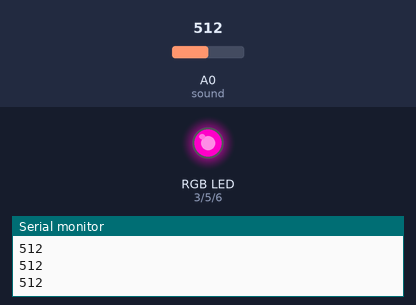
Bench run of a sketch on a simulated Arduino Uno, built with avr-gcc and run on an emulated ATmega328P. On the bench: an RGB LED mixed from three pins (HIGH = lit), the last lines printed to the serial monitor. The inputs (shaded band) are chosen by the test bench; at power-on: A0 (sound) = 512.

Above: at 1.2 s.
1.3 s: A0 (sound) set to 54
2.8 s: A0 (sound) set to 44
At 3.3 s:
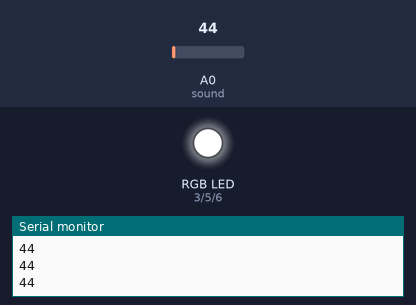
Timing chart, 0 to 5.8 s (numbered marks = the images above; inputs shaded):
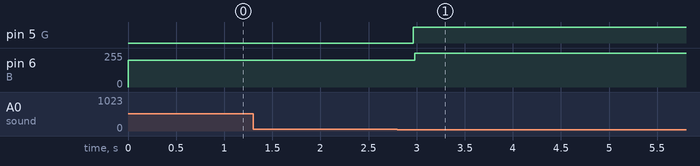

The sketch:

Bass.ino
```cpp
int sound = A0;

int R = 3, r = 0;
int G = 5, g = 0;
int B = 6, b = 255;

char curLight = 'r';

void setup() {

  pinMode(R, OUTPUT);
  pinMode(G, OUTPUT);
  pinMode(B, OUTPUT);
  analogWrite(B, 255);
  analogWrite(R, 255);
  Serial.begin(9600);
}

void loop() {

  while (1) {
    Serial.println(analogRead(sound));
    if(analogRead(sound) > 46){
      b=200;
      analogWrite(B, b);

    }
    else{
      if(b<255){
      b+=1;}else{b=255;}
      analogWrite(B, b);
      delay(1);
    }
    if (analogRead(sound) > 48) {
      r=0;
      analogWrite(G, r);
//      out(255);
      delay(45);
    }
    else {
      if(r<255){
      r+=5;}else{r=255;}
      analogWrite(G, r);
//        out(0);
      delay(1);
    }

  }
//    while(1){
//    Serial.println(curLight);
//    colourChange();
//    out(100);
//    delay(100);}
}

void colourChange() {
  if (curLight == 'r') {
    r += 5;
    b -= 5;
    g=0;
    if (r == 255) {
      curLight = 'g';
    }
  }
  else if (curLight == 'g') {
    g += 5;
    r -= 5;
    b=0;
    if (g == 255) {
      curLight == 'b';
    }
  }
  else if (curLight == 'b') {
    b += 5;
    g -= 5;
    r=0;
    if (b == 255) {
      curLight == 'r';
    }
  }

}

void out(int brightness)
  {

    analogWrite(R, 255 - r);
    analogWrite(G, 255 - g);
    analogWrite(B, 255 - b);

  }
```

Measured:
- the behaviour switches between 49 and 48 on A0 (sound) (found by bisection; images 0 and 1)
- after the input at 2.8 s, pin 5 (G): LOW → HIGH after 0.17 s; pin 6 (B): 200/255 → 255/255 after 0.18 s
